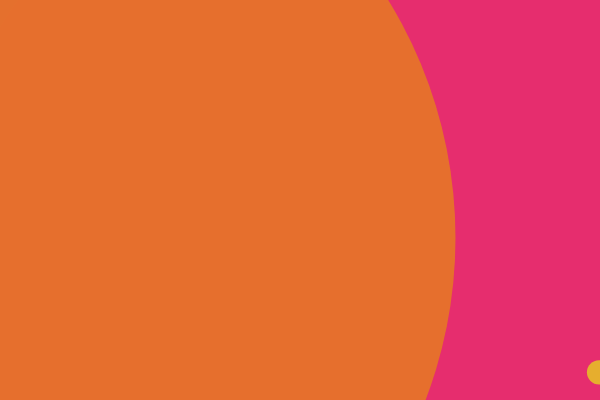
Frame 1 (no input)
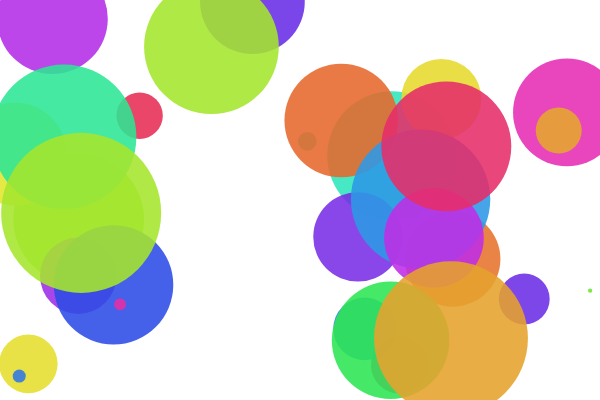
Frame 60 (no input)
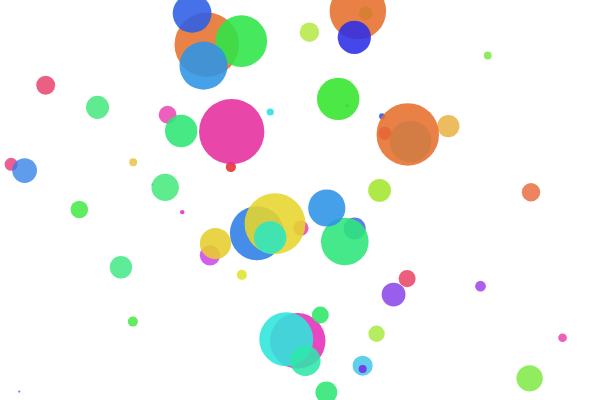
Frame 120 (the mouse pressed at the canvas centre since frame 60)

The p5.js sketch that drew these frames (run headless with seeded random() and noise() and a simulated clock; from frame 60 on, the mouse is pressed at the canvas centre):

// p5.js sketch
// ── sketch.js
// DM2008 — Activity 4b
// Objects in Motion (60 min)

let agents = []; 
const NUM_START = 30;

function setup() {
  createCanvas(600, 400);
  noStroke();
  colorMode(HSB, 360, 100, 100, 255);

  // create agents
  for (let i = 0; i < NUM_START; i++) {
    let x = random(width);
    let y = random(height);
    let size = random(12, 1000);
    let speedX = random(-2, 2);
    let speedY = random(-2, 2);
    agents.push(new Agent(x, y, size, speedX, speedY));
  }
}

function draw() {
  background(230);

  // update & display agents
  for (let i = 0; i < agents.length; i++) {
    agents[i].update();
    agents[i].show();
  }

  // remove dead agents
  for (let i = agents.length - 1; i >= 0; i--) {
    if (agents[i].size <= 1 || agents[i].alpha <= 0) {
      agents.splice(i, 1);
    }
  }
}

function mousePressed() {
  for (let i = 0; i < NUM_START; i++) {
    let x = random(width);
    let y = random(height);
    let size = random(12, 400);
    let speedX = random(-2, 2);
    let speedY = random(-2, 2);
  // agents.push(new Agent(mouseX, mouseY, size, speedX, speedY));
 agents.push(new Agent(mouseX, y, size, speedX, speedY));
}
}

function keyPressed() {
  if (key === "C") {
    agents = [];
  }
}

class Agent {
  constructor(x, y, size, speedX, speedY) {
    this.x = x;
    this.y = y;
    this.size = size;
    this.dx = speedX;
    this.dy = speedY;
    this.hue = random(360);
    this.alpha = 255;
  }

  update() {
    this.x += this.dx;
    this.y += this.dy;

    // Bounce at edges
    this.bounce();

    // Gradually change properties
    this.hue = (this.hue + 1) % 360; // color cycle
    this.alpha -= 0.5;               // fade out
    this.size *= 0.971;              // shrink slowly
  }

  bounce() {
    if (this.x < 0 || this.x > width) this.dx *= -1;
    if (this.y < 0 || this.y > height) this.dy *= -1;
  }

  show() {
    fill(this.hue, 80, 90, this.alpha);
    ellipse(this.x, this.y, this.size);
  }
}
